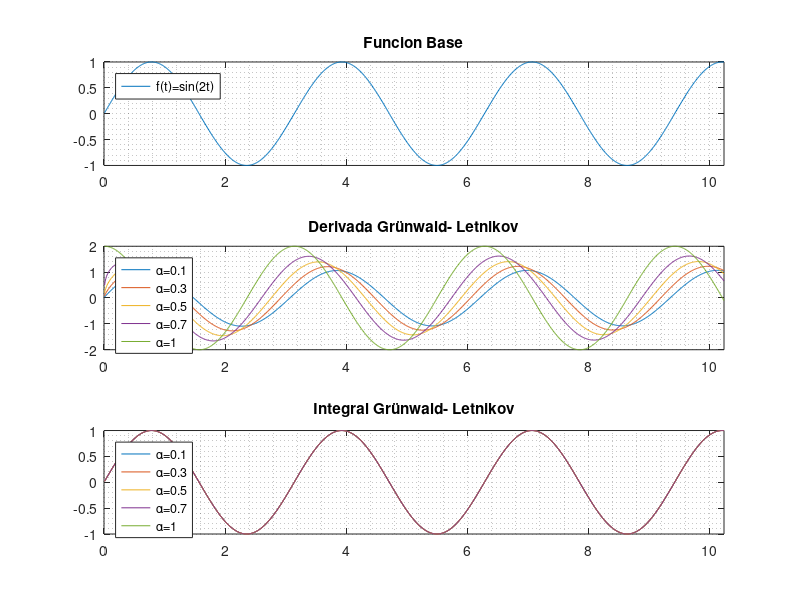
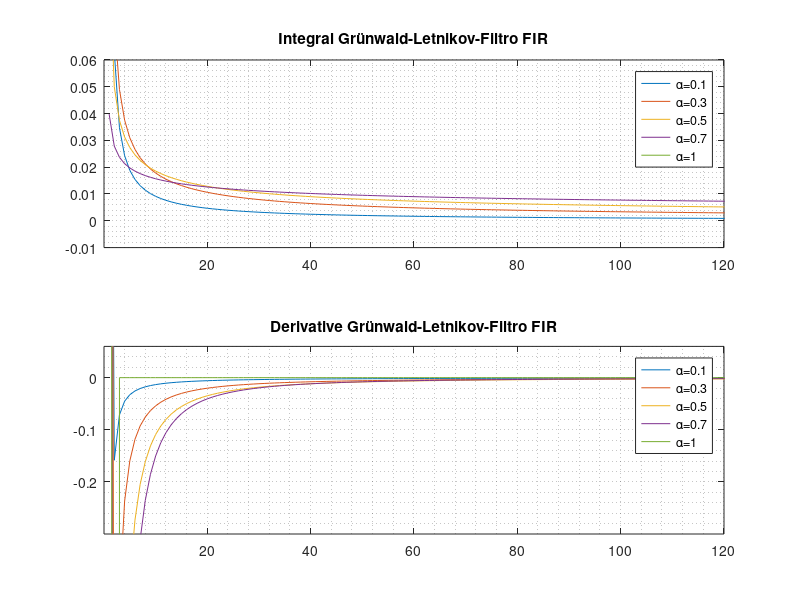

Reproduce these figures in MATLAB, in order.
clear;close all;
%time step
dts=0.01;
%date number
N=1024;
% order operator
alfa=[0.1 0.3 0.5 0.7 0.9999999999999999999999];
fDf=[];
fIf=[];
%time
t=dts*(1:N);
%coefficient Derivative FIR
fD=load('fD.mat').fD;
%coefficient Integral FIR
fI=load('fI.mat').fI;
w=2;
%Base Function
funcion_base=sin(w*t);
%Convolution
for j=1:5
    fDf=[fDf ,conv(funcion_base,fD(:,j))];
end
for j=1:5
    fIf=[fIf ,conv(fDf(:,j),fI(:,j))];
    
end
%Grafics
%Function Base
subplot(3,1,1);
plot(t,funcion_base);xlim([0 10.24]);
legend('f(t)=sin(2t)','Location','northwest');
title('Funcion Base');grid minor;
%Derivative Function 
subplot(3,1,2);
plot(t,fDf(1:N,:));xlim([0 10.24]);
legend('α=0.1','α=0.3','α=0.5','α=0.7','α=1','Location','northwest');grid minor;
title('Derivada Grünwald- Letnikov');
%Integral Function
subplot(3,1,3);
plot(t,fIf(1:N,:));
xlim([0 10.24]);
legend('α=0.1','α=0.3','α=0.5','α=0.7','α=1','Location','northwest');grid minor;
title('Integral Grünwald- Letnikov')
%Integral FIR 
figure;
subplot(2,1,1);
plot(fI);xlim([0.01 120]);ylim([-0.01 0.06]);title('Integral Grünwald-Letnikov-Filtro FIR');
legend('α=0.1','α=0.3','α=0.5','α=0.7','α=1','Location','northeast');grid minor;
%Derivative FIR 
subplot(2,1,2);
plot(fD);xlim([0.01 120]);ylim([-0.30 0.06]);title('Derivative Grünwald-Letnikov-Filtro FIR');
legend('α=0.1','α=0.3','α=0.5','α=0.7','α=1','Location','northeast');grid minor;

